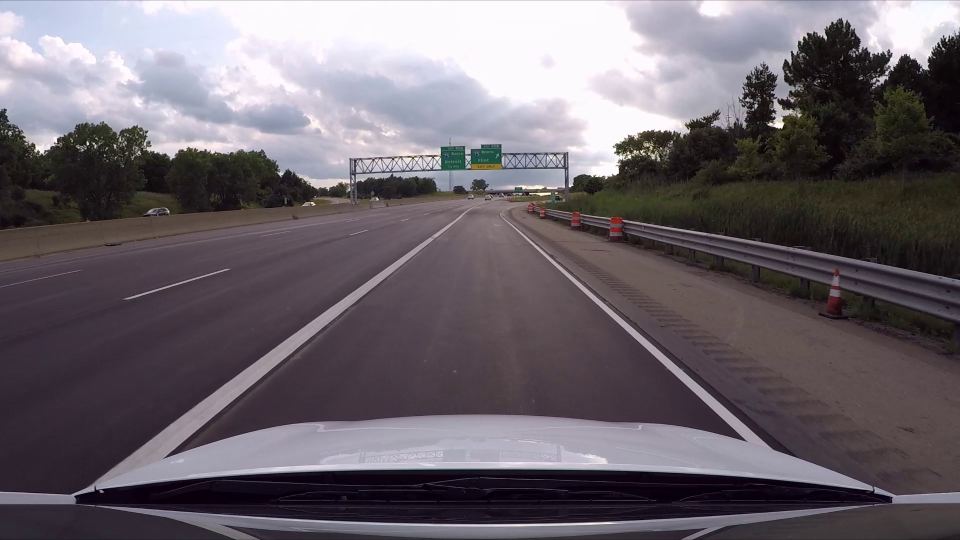
#> input picture rough_work/test8.jpg, 1920 x 1080 px (shown at 1/2 size)
$ python test_image.py   (older library calls are emulated)
#> lines starting #> are read from the running program, lines starting #| are printed output that depends on the picture; after the words box and inside, x2 and y2 are one past the last pixel; in counts of white or black regions, pixels touching at a corner belong together
#> (reads pickle/dist_pickle.p from the repository)
#> further down, image is the input picture: shape (1080, 1920, 3); mean R, G, B 107.7, 100.5, 107.4
import os
import cv2
import numpy as np
import matplotlib.pyplot as plt
import matplotlib.image as mpimg
import glob
import pickle


# Thresholding functions
# since we have evaludated earlier that HLS gives good image filtering results

# this function returns a bindary image
# this functions accepts a grayscale image as input
def pixel_intensity(img, thresh = (0, 255)):

    # THIS FUNCTION WORKS ONLY ON GRAYSCALE IAMGES!!!
    # 1. apply threshold
    intensity_image = np.zeros_like(img)
    # scaled_pixel = np.uint8(255*img/255)
    # 2. create a binary image
    intensity_image[(img >= thresh[0]) & (img <= thresh[1])] = 1
    return intensity_image


# this function accepts a HLS format image
def lightness_select(img, thresh = (120,255)):

    # 2. Apply threshold to lightness channel
    l_channel = img[:,:,1]
    # 3. Create empty array to store the binary output and apply threshold
    lightness_image = np.zeros_like(l_channel)
    lightness_image[(l_channel > thresh[0]) & (l_channel <= thresh[1])] = 1
    return lightness_image


# this function accepts a HLS format image
def saturation_select(img, thresh = (175,255)):

    # 2. apply threshold to saturation channel
    s_channel = img[:,:,2]
    mpimg.imsave(('./trial_images/s-channel-test8.jpg'), s_channel)
    # 3. create empty array to store the binary output and apply threshold
    sat_image = np.zeros_like(s_channel)
    sat_image[(s_channel > thresh[0]) & (s_channel <= thresh[1])] = 1
    return sat_image


# this function accepts a RGB format image
# function to create binary image sobel gradients in x and y direction
def abs_sobel_thresh(img, orient = 'x', sobel_kernel = 5, thresh = (0,255)):

    # 1. Applying the Sobel depending on x or y direction and getting the absolute value
    if (orient == 'x'):
        abs_sobel = np.absolute(cv2.Sobel(img, cv2.CV_64F, 1, 0, ksize = sobel_kernel))
    if (orient == 'y'):
        abs_sobel = np.absolute(cv2.Sobel(img, cv2.CV_64F, 0, 1, ksize = sobel_kernel))
    # 2. Scaling to 8-bit and converting to np.uint8
    scaled_sobel = np.uint8(255*abs_sobel/np.max(abs_sobel))
    # 3. Create mask of '1's where the sobel magnitude is > thresh_min and < thresh_max
    sobel_image = np.zeros_like(scaled_sobel)
    sobel_image[(scaled_sobel >= thresh[0]) & (scaled_sobel <= thresh[1])] = 1
    return sobel_image


# this function accepts a RGB format image
# function to check binary image of sobel magnitude
def mag_sobel(img, sobel_kernel=3, thresh = (30,100)):

    # 1. Applying the Sobel (taking the derivative)
    sobelx = cv2.Sobel(img, cv2.CV_64F, 1, 0, ksize = sobel_kernel)
    sobely = cv2.Sobel(img, cv2.CV_64F, 0, 1, ksize = sobel_kernel)
    # 2. Magnitude of Sobel
    mag_sobel = np.sqrt(sobelx**2 + sobely**2)
    # 3. Scaling to 8-bit and converting to np.uint8
    scaled_sobel = np.uint8(255*mag_sobel/np.max(mag_sobel))
    # 4. Create mask of '1's where the scaled gradient magnitude is > thresh_min and < thresh_max
    sobel_mag_image = np.zeros_like(scaled_sobel)
    sobel_mag_image[(scaled_sobel >= thresh[0]) & (scaled_sobel <= thresh[1])] = 1

    return sobel_mag_image


# this function accepts a RGB format image
# function to compute threshold direction
def dir_threshold(img, sobel_kernel=3, thresh=(0, np.pi/2)):

    # 1. Applying the Sobel (taking the derivative)
    sobelx = cv2.Sobel(img, cv2.CV_64F, 1, 0, ksize = sobel_kernel)
    sobely = cv2.Sobel(img, cv2.CV_64F, 0, 1, ksize = sobel_kernel)
    # 2. Take absolute magnitude
    abs_sobelx = np.absolute(sobelx)
    abs_sobely = np.absolute(sobely)
    # 3. Take Tangent value
    sobel_orient = np.arctan2(abs_sobely, abs_sobelx)
    # 4. Create mask of '1's where the orientation magnitude is > thresh_min and < thresh_max
    dir_image = np.zeros_like(sobel_orient)
    dir_image[(sobel_orient >= thresh[0]) & (sobel_orient <= thresh[1])] = 1
    return dir_image

# -------------------------------------------------------------------------------------------------- #


### Combined Thresholding Function
def combined_threshold(img):

    # convert to hls format and extract channels
    hls = cv2.cvtColor(img, cv2.COLOR_RGB2HLS)
#> hls: shape (1080, 1920, 3); mean of channels 0, 1, 2 117.2, 101, 44.7
    hls = cv2.GaussianBlur(hls,(7,7),cv2.BORDER_DEFAULT)
#> hls: shape (1080, 1920, 3); mean of channels 0, 1, 2 117.2, 101, 44.7
    s_channel = hls[:,:,2]

    # convert image to grayscale
    gray = cv2.cvtColor(img, cv2.COLOR_RGB2GRAY)

    # apply Gaussian Blur with kernel size of 5
    gray_blurred = cv2.GaussianBlur(gray,(5,5),cv2.BORDER_DEFAULT)

    # -------------------------- CALL FUNCTIONS FOR THRESHOLDING HERE! ----------------------------- #

    # get pixel intensity binary image
    # IMPORTANT: THIS FUNCION ACCEPTS GRAYSCALE IMAGES ONLY!!!
    pixel_intensity_binary = pixel_intensity(gray, thresh = (160, 255))
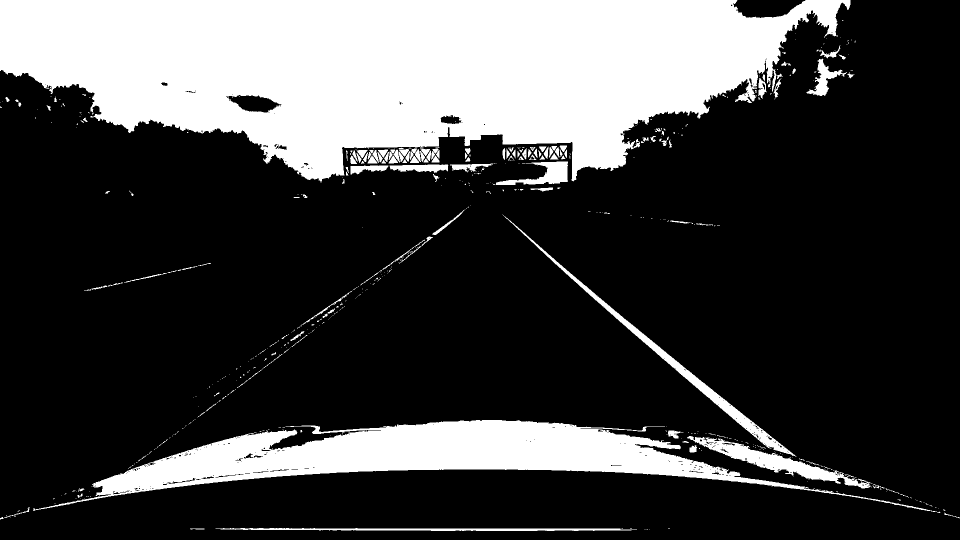
#> pixel_intensity_binary: shape (1080, 1920) (shown at 1/2 size); values 0 (black) and 1 (white), 26% white; 556 white regions (416 under 20 px), largest, box (x1, y1, x2, y2) and area: (0, 0, 1701, 365) 403034, (66, 840, 1881, 1026) 96715, (1005, 429, 1593, 913) 8721

    # applying thresholding and storing different filtered images
    l_binary = lightness_select(hls, thresh = (140, 255))
#> l_binary: shape (1080, 1920); values 0 (black) and 1 (white), 29.6% white; 39 white regions (14 under 20 px), largest, box (x1, y1, x2, y2) and area: (0, 0, 1700, 372) 430169, (65, 422, 1879, 1024) 170519, (429, 1056, 1408, 1065) 5243
    s_binary = saturation_select(hls, thresh = (100, 255))
#> in saturation_select, `mpimg.imsave(('./trial_images/s-channel-test8.jpg'), s_channel)`:
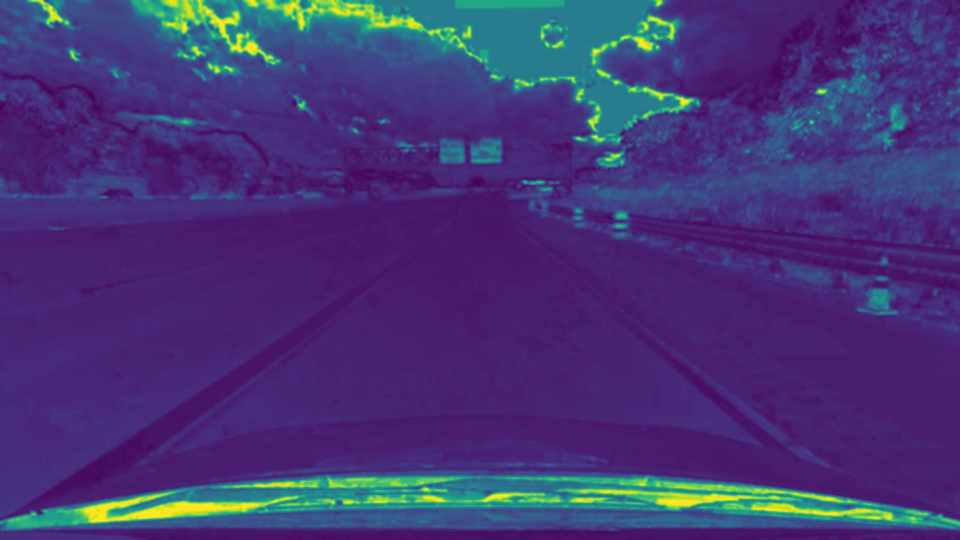
#> saved as s-channel-test8.jpg: shape (1080, 1920, 3) (shown at 1/2 size); mean R, G, B 69.1, 55, 118.6
#> s_binary: shape (1080, 1920); values 0 (black) and 1 (white), 10.8% white; 84 white regions (31 under 20 px), largest, box (x1, y1, x2, y2) and area: (260, 0, 1400, 289) 115888, (0, 951, 1920, 1059) 94734, (52, 0, 147, 58) 2230

    ksize = 7
    gradx = abs_sobel_thresh(gray_blurred, orient='x', sobel_kernel=ksize, thresh=(30, 150))
#> gradx: shape (1080, 1920); values 0 (black) and 1 (white), 3% white; 897 white regions (474 under 20 px), largest, box (x1, y1, x2, y2) and area: (999, 420, 1891, 1036) 9011, (2, 416, 931, 1036) 5654, (258, 472, 869, 937) 3866
    # assuming lanelines are always at an angle between 30 and 45 degree to horizontal
    dir_binary = dir_threshold(gray_blurred, sobel_kernel=ksize, thresh=(0.55, 0.72))
#> in dir_threshold, `sobel_orient = np.arctan2(abs_sobely, abs_sobelx)`:
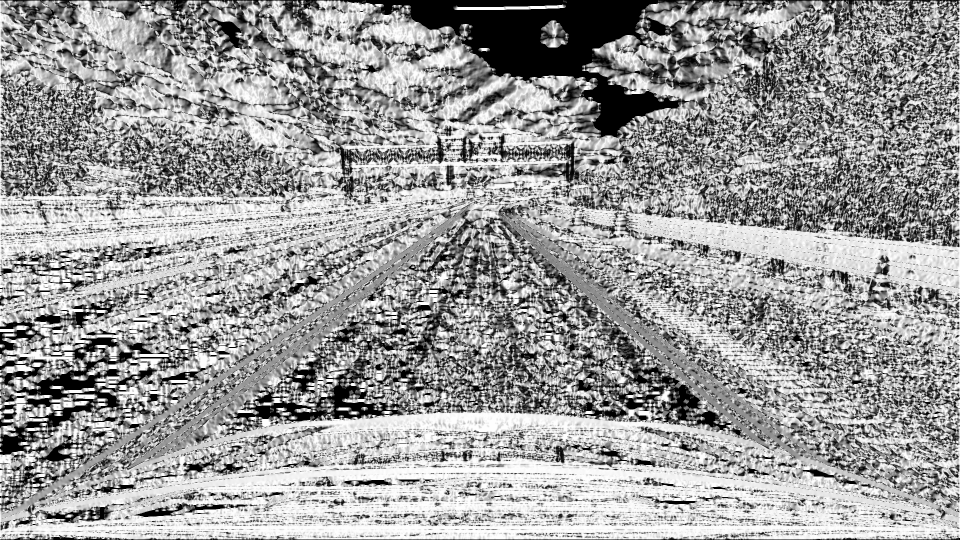
#> sobel_orient: shape (1080, 1920) float64 (shown at 1/2 size); min 0, max 1.57, mean 0.958; drawn with min black and max white
#> dir_binary: shape (1080, 1920) float64; values 0 (black) and 1 (white), 6.4% white in thin lines or dots

    sobel_img = mag_sobel(gray, 3, (25, 100))
#> in mag_sobel, `sobely = cv2.Sobel(img, cv2.CV_64F, 0, 1, ksize = sobel_kernel)`:
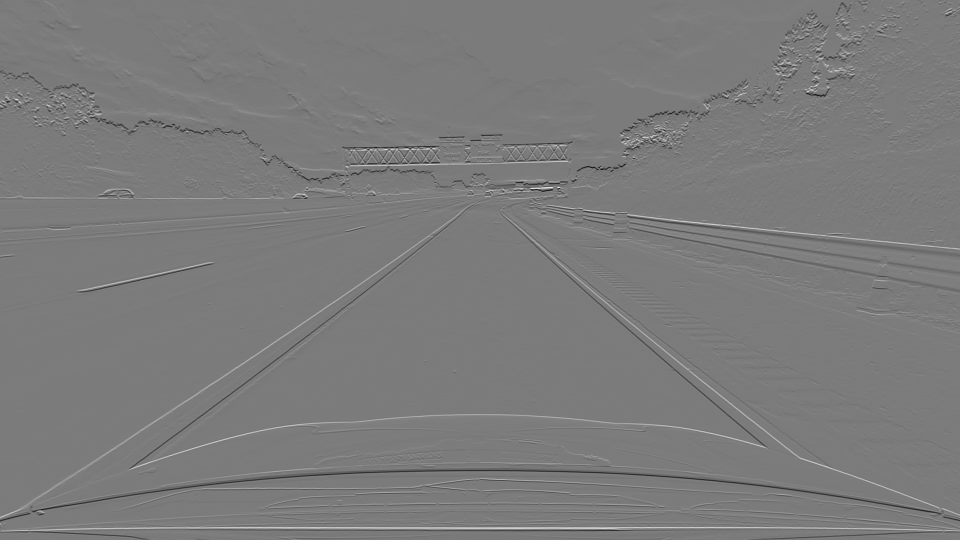
#> sobely: shape (1080, 1920) float64 (shown at 1/2 size); min -698, max 740, mean -0.9; drawn with min black and max white
#> sobel_img: shape (1080, 1920); values 0 (black) and 1 (white), 6.1% white in thin lines or dots


    # ---------------------------- FUNCTION CALLS FOR THRESHOLDING END ------------------------------ #


    # creating an empty binary image
    combined_binary_l_or_intensity = np.zeros_like(s_binary)
    combined_binary_l_or_intensity[((pixel_intensity_binary == 1) | (l_binary == 1))] = 1

    combined_binary_l_and_intensity = np.zeros_like(s_binary)
    combined_binary_l_and_intensity[((pixel_intensity_binary == 1) & (l_binary == 1))] = 1

    # combined binary from X gradient, Saturation and Lightness
    combined_binary2 = np.zeros_like(gradx)
    combined_binary2[((sobel_img == 1) & (gradx == 1))] = 1

    # apply region of interest mask
    height, width = combined_binary_l_or_intensity.shape
    mask = np.zeros_like(combined_binary_l_or_intensity)

    # define the region as
    region = np.array([[0, height-1], [840, 400], [1080, 400], [width-1, height-1]], dtype=np.int32)
    # print(region)
    cv2.fillPoly(mask, [region], 1)
#> mask: shape (1080, 1920); values 0 (black) and 1 (white), 35.4% white; 1 white region, box (x1, y1, x2, y2) and area: (0, 400, 1920, 1080) 734897

    masked = cv2.bitwise_and(combined_binary_l_or_intensity, mask)
#> combined_binary_l_or_intensity: shape (1080, 1920); values 0 (black) and 1 (white), 29.8% white; 142 white regions (98 under 20 px), largest, box (x1, y1, x2, y2) and area: (0, 0, 1701, 372) 431298, (65, 418, 1881, 1026) 172444, (429, 1056, 1408, 1065) 5381

    # This section is only for saving the separated hls plots.
    # This is commented out after running it once...
    '''
    f, ((ax1, ax2), (ax3, ax4)) = plt.subplots(2, 2, figsize=(25, 10))
    ax1.imshow(pixel_intensity_binary)
    ax1.set_title('Hue', fontsize=20)
    ax2.imshow(l_binary)
    ax2.set_title('Lightness', fontsize=20)
    ax3.imshow(s_binary)
    ax3.set_title('Saturation', fontsize=20)
    ax4.imshow(gradx)
    ax4.set_title('X-Gradient', fontsize=20)

    '''
    # save hls separation plots
    # plt.savefig(('./rought_work/trial_images/hls-plots-'+ i), cmap = 'gray')

    # save individual images for HSL plots, gradients, magnitude and direction
    mpimg.imsave(('./trial_images/shiny_road_spl_case/intensity-shiny-road.jpg'), pixel_intensity_binary, cmap = 'gray')
    mpimg.imsave(('./trial_images/shiny_road_spl_case/gray-shiny-road.jpg'), gray, cmap = 'gray')
    mpimg.imsave(('./trial_images/shiny_road_spl_case/gray-blurred-shiny-road.jpg'), gray_blurred, cmap = 'gray')
    mpimg.imsave(('./trial_images/shiny_road_spl_case/l_binary-shiny-road.jpg'), l_binary, cmap = 'gray')
    mpimg.imsave(('./trial_images/shiny_road_spl_case/s_binary-shiny-road.jpg'), s_binary, cmap = 'gray')
    mpimg.imsave(('./trial_images/shiny_road_spl_case/gradx-shiny-road.jpg'), gradx, cmap = 'gray')

    mpimg.imsave(('./trial_images/shiny_road_spl_case/direction-shiny-road.jpg'), dir_binary, cmap = 'gray')
    mpimg.imsave(('./trial_images/shiny_road_spl_case/sobel_img-shiny-road.jpg'), sobel_img, cmap = 'gray')


    # saving combined thresholded binary image
    mpimg.imsave(('./trial_images/shiny_road_spl_case/combined-l_OR_intensity-shiny-road.jpg'), combined_binary_l_or_intensity, cmap = 'gray')
    mpimg.imsave(('./trial_images/shiny_road_spl_case/combined-l_AND_intensity-shiny-road.jpg'), combined_binary_l_and_intensity, cmap = 'gray')
    mpimg.imsave(('./trial_images/shiny_road_spl_case/combined-sobel_AND_gradx-shiny-road.jpg'), combined_binary2, cmap = 'gray')
#> `masked_output = combined_threshold(undist)`: masked_output: shape (1080, 1920); values 0 (black) and 1 (white), 8.5% white; 9 white regions (5 under 20 px), largest, box (x1, y1, x2, y2) and area: (74, 418, 1846, 1020) 170944, (429, 1056, 1408, 1065) 5381, (380, 1057, 414, 1060) 71, (1431, 1058, 1443, 1060) 21

    # end of saving images section, comment out above section after saving the images

    return masked

### ----------------------------------- END OF THRESHOLDING FUNCTIONS ---------------------------------------- ###


### -------------------------------------- PERSPECTIVE TRANSFORM --------------------------------------------- ###

# function for applying perspective view on the images
def perspective_view(img):

    img_size = (img.shape[1], img.shape[0])
#> img_size = (1920, 1080)

    # image points extracted from image approximately
    bottom_left = [340, 825]
    bottom_right = [1480, 825]
    top_left = [895, 445]
    top_right = [1028, 445]

    src = np.float32([bottom_left, bottom_right, top_right, top_left])

    pts = np.array([bottom_left, bottom_right, top_right, top_left], np.int32)
    pts = pts.reshape((-1, 1, 2))
    # create a copy of original img
    imgpts = img.copy()
    cv2.polylines(imgpts, [pts], True, (255, 0, 0), thickness = 3)
#> imgpts: shape (1080, 1920); min 0, max 255, mean 1.7

    # choose four points in warped image so that the lines should appear as parallel
    bottom_left_dst = [600, 1080]
    bottom_right_dst = [1300, 1080]
    top_left_dst = [600, 1]
    top_right_dst = [1300, 1]

    dst = np.float32([bottom_left_dst, bottom_right_dst, top_right_dst, top_left_dst])

    # apply perspective transform
    M = cv2.getPerspectiveTransform(src, dst)

    # compute inverse perspective transform
    Minv = cv2.getPerspectiveTransform(dst, src)

    # warp the image using perspective transform M
    warped = cv2.warpPerspective(img, M, img_size, flags=cv2.INTER_LINEAR)
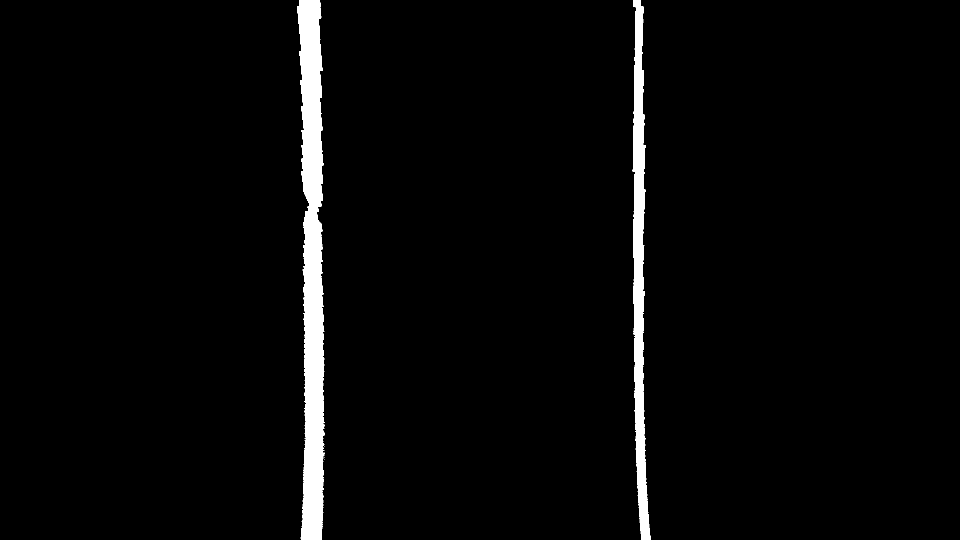
#> warped: shape (1080, 1920) (shown at 1/2 size); values 0 (black) and 1 (white), 2.9% white; 4 white regions (2 under 20 px), largest, box (x1, y1, x2, y2) and area: (594, 0, 650, 1080) 40827, (1265, 0, 1302, 1080) 19943

    return warped, M, Minv


### ------------------------------------ END OF PERSPECTIVE TRANSFORM ---------------------------------------- ###


### ------------------------------------------- LOAD PICKLE -------------------------------------------------- ###

file = open('../pickle/dist_pickle.p', 'rb')
# dump information to that file
data = pickle.load(file)
# close the file
file.close()
mtx, dst = data.values()

### ---------------------------------------------------------------------------------------------------------- ###

image = mpimg.imread("./test8.jpg")

# save original image
mpimg.imsave(('./trial_images/original-test8.jpg'), image)

# save original
undist = cv2.undistort(image, mtx, dst, None, mtx)
mpimg.imsave(('./trial_images/undistorted-masked-test8.jpg'), undist)

# undistort the image
masked_output = combined_threshold(undist)

# saving masked images
mpimg.imsave(('./trial_images/masked-test8.jpg'), masked_output, cmap = 'gray')

binary_warped, M, Minv = perspective_view(masked_output)
#> M = [[-0.669, -2.5, 1633.6], [3.07e-16, -3.1, 1377.8], [3.8e-19, -0.00253, 1]]; Minv = [[0.19, -0.792, 781.2], [0, -0.323, 445], [0, -0.000818, 1]]
mpimg.imsave(('./trial_images/binary_warped-test8.jpg'), binary_warped, cmap = 'gray')

### ---------------------------------------------------------------------------------------------------------- ###


### ------------------------------------ SHINY ROAD SURFACE SPECIAL CASE ------------------------------------- ###

image = mpimg.imread("./test-shiny-road.jpg")
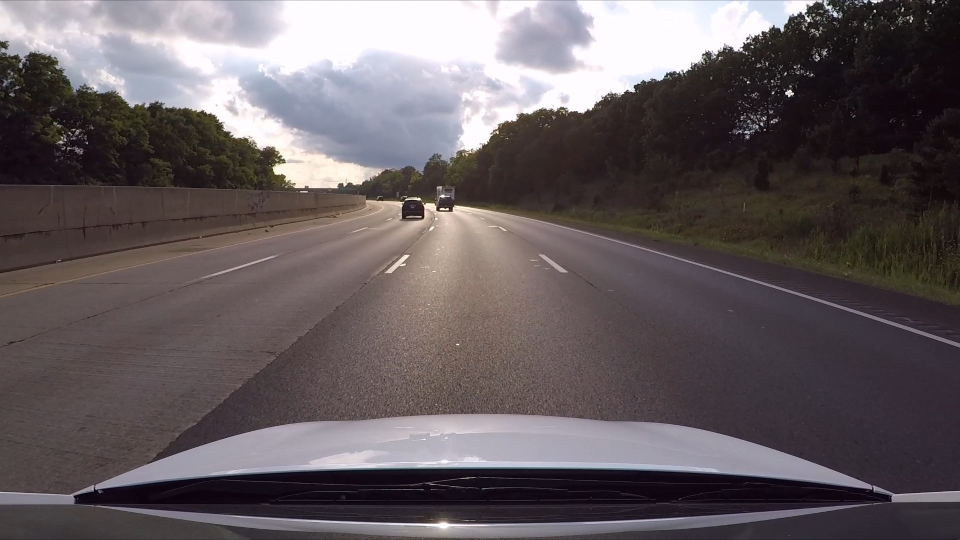
#> input picture rough_work/test-shiny-road.jpg, 1920 x 1080 px (shown at 1/2 size)
#> image is the input picture: shape (1080, 1920, 3); mean R, G, B 100.9, 92.4, 95.4

# save original image
mpimg.imsave(('./trial_images/shiny_road_spl_case/original-test-shiny-road.jpg'), image)

# save original
undist = cv2.undistort(image, mtx, dst, None, mtx)
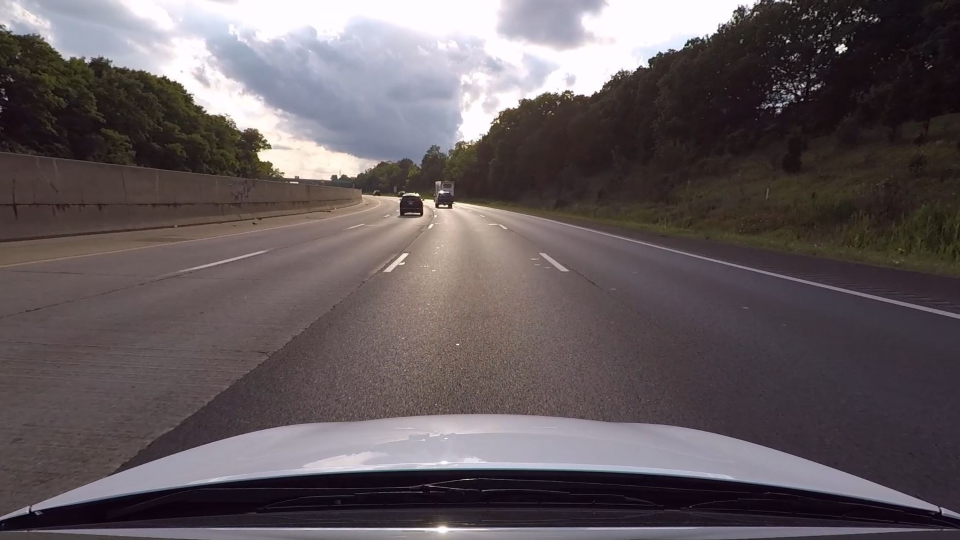
#> undist: shape (1080, 1920, 3) (shown at 1/2 size); mean R, G, B 98.8, 90, 92.9
mpimg.imsave(('./trial_images/shiny_road_spl_case/undistorted-masked-shiny-road.jpg'), undist)

# undistort the image
masked_output = combined_threshold(undist)

# saving masked images
mpimg.imsave(('./trial_images/shiny_road_spl_case/masked-shiny-road.jpg'), masked_output, cmap = 'gray')

binary_warped, M, Minv = perspective_view(masked_output)
mpimg.imsave(('./trial_images/shiny_road_spl_case/binary_warped-shiny-road.jpg'), binary_warped, cmap = 'gray')

### ---------------------------------------------------------------------------------------------------------- ###
